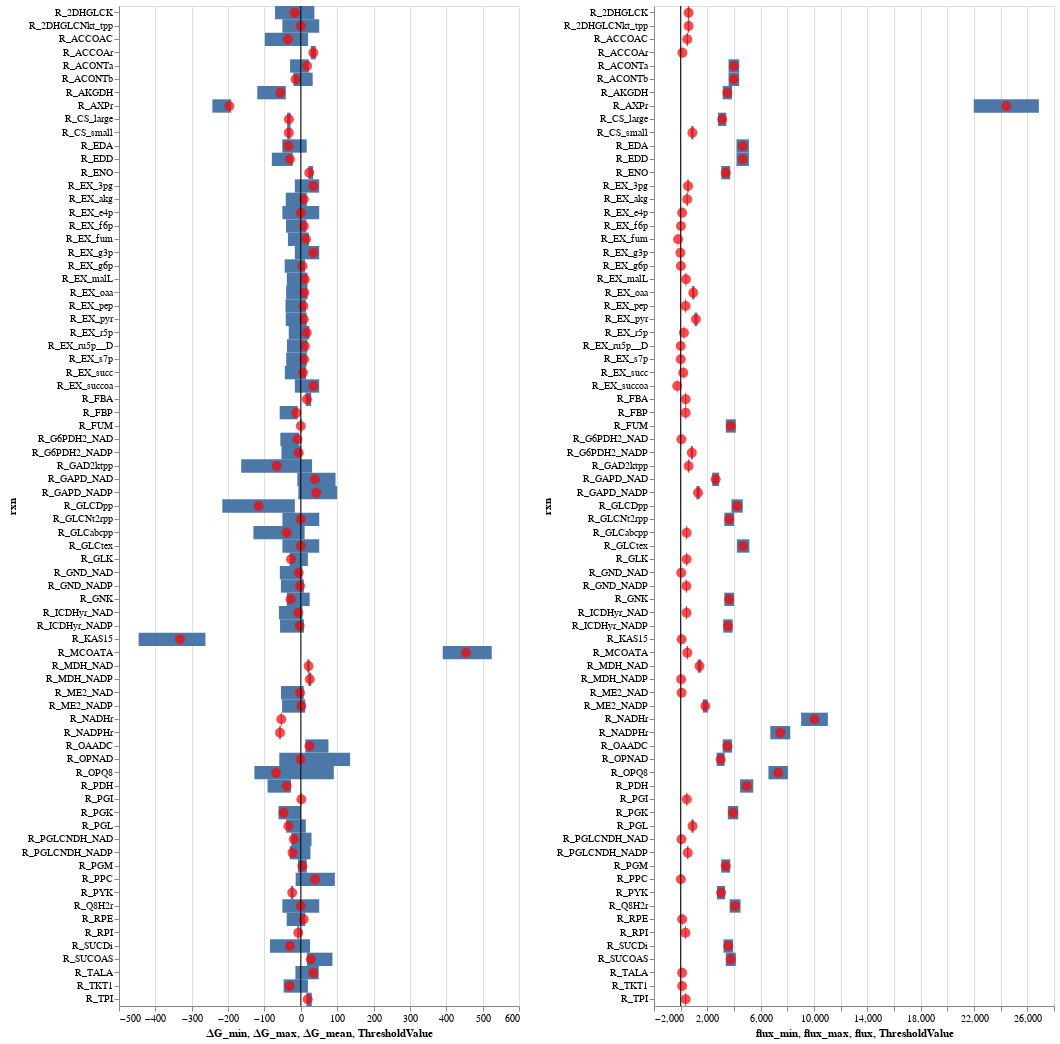

Notebook source saved alongside this figure:
### Code cell
flag, flux_df, dG_df = check_thermodynamic_feasibility(data_dict) 
dG_df['rxn'] = dG_df.index


flux_df['rxn'] = flux_df.index
flux_df['flux_min'] = flux_df['vref_mean (mmol/L/h)'] - flux_df['vref_std (mmol/L/h)']
flux_df['flux_max'] = flux_df['vref_mean (mmol/L/h)'] + flux_df['vref_std (mmol/L/h)']
flux_df['flux'] = flux_df['vref_mean (mmol/L/h)']

height=1000
width=400
plot_dG_and_flux(dG_df,  flux_df, height, width)

### Figure 1 — Vega-Lite specification as saved in the notebook (floating-point values rounded to 4 significant figures)
{"$schema": "https://vega.github.io/schema/vega-lite/v3.4.0.json", "config": {"mark": {"tooltip": null}, "view": {"height": 300, "width": 400}}, "datasets": {"data-026cce113e7c79705aaf8d9a3a0b2f9d": [{"flux": 450, "flux_max": 495, "flux_min": 405, "rxn": "R_GLCabcpp", "vref_mean (mmol/L/h)": 450, "vref_mean (mmol/L/h).1": 450, "vref_std (mmol/L/h)": 45, "vref_std (mmol/L/h).1": 45}, {"flux": 450, "flux_max": 495, "flux_min": 405, "rxn": "R_GLK", "vref_mean (mmol/L/h)": 450, "vref_mean (mmol/L/h).1": 450, "vref_std (mmol/L/h)": 45, "vref_std (mmol/L/h).1": 45}, {"flux": 3639, "flux_max": 4003.0, "flux_min": 3275.0, "rxn": "R_GLCNt2rpp", "vref_mean (mmol/L/h)": 3639, "vref_mean (mmol/L/h).1": 3639, "vref_std (mmol/L/h)": 363.9, "vref_std (mmol/L/h).1": 363.9}, {"flux": 3639, "flux_max": 4003.0, "flux_min": 3275.0, "rxn": "R_GNK", "vref_mean (mmol/L/h)": 3639, "vref_mean (mmol/L/h).1": 3639, "vref_std (mmol/L/h)": 363.9, "vref_std (mmol/L/h).1": 363.9}, {"flux": 595, "flux_max": 654.5, "flux_min": 535.5, "rxn": "R_2DHGLCNkt_tpp", "vref_mean (mmol/L/h)": 595, "vref_mean (mmol/L/h).1": 595, "vref_std (mmol/L/h)": 59.5, "vref_std (mmol/L/h).1": 59.5}, {"flux": 595, "flux_max": 654.5, "flux_min": 535.5, "rxn": "R_2DHGLCK", "vref_mean (mmol/L/h)": 595, "vref_mean (mmol/L/h).1": 595, "vref_std (mmol/L/h)": 59.5, "vref_std (mmol/L/h).1": 59.5}, {"flux": 61, "flux_max": 67.1, "flux_min": 54.9, "rxn": "R_PGLCNDH_NAD", "vref_mean (mmol/L/h)": 61, "vref_mean (mmol/L/h).1": 61, "vref_std (mmol/L/h)": 6.1, "vref_std (mmol/L/h).1": 6.1}, {"flux": 534, "flux_max": 587.4, "flux_min": 480.6, "rxn": "R_PGLCNDH_NADP", "vref_mean (mmol/L/h)": 534, "vref_mean (mmol/L/h).1": 534, "vref_std (mmol/L/h)": 53.4, "vref_std (mmol/L/h).1": 53.4}, {"flux": 4234, "flux_max": 4657.0, "flux_min": 3811.0, "rxn": "R_GLCDpp", "vref_mean (mmol/L/h)": 4234, "vref_mean (mmol/L/h).1": 4234, "vref_std (mmol/L/h)": 423.4, "vref_std (mmol/L/h).1": 423.4}, {"flux": 595, "flux_max": 654.5, "flux_min": 535.5, "rxn": "R_GAD2ktpp", "vref_mean (mmol/L/h)": 595, "vref_mean (mmol/L/h).1": 595, "vref_std (mmol/L/h)": 59.5, "vref_std (mmol/L/h).1": 59.5}, {"flux": 55, "flux_max": 60.5, "flux_min": 49.5, "rxn": "R_G6PDH2_NAD", "vref_mean (mmol/L/h)": 55, "vref_mean (mmol/L/h).1": 55, "vref_std (mmol/L/h)": 5.5, "vref_std (mmol/L/h).1": 5.5}, {"flux": 837, "flux_max": 920.7, "flux_min": 753.3, "rxn": "R_G6PDH2_NADP", "vref_mean (mmol/L/h)": 837, "vref_mean (mmol/L/h).1": 837, "vref_std (mmol/L/h)": 83.7, "vref_std (mmol/L/h).1": 83.7}, {"flux": 892, "flux_max": 981.2, "flux_min": 802.8, "rxn": "R_PGL", "vref_mean (mmol/L/h)": 892, "vref_mean (mmol/L/h).1": 892, "vref_std (mmol/L/h)": 89.2, "vref_std (mmol/L/h).1": 89.2}, {"flux": 41, "flux_max": 45.1, "flux_min": 36.9, "rxn": "R_GND_NAD", "vref_mean (mmol/L/h)": 41, "vref_mean (mmol/L/h).1": 41, "vref_std (mmol/L/h)": 4.1, "vref_std (mmol/L/h).1": 4.1}, {"flux": 432, "flux_max": 475.2, "flux_min": 388.8, "rxn": "R_GND_NADP", "vref_mean (mmol/L/h)": 432, "vref_mean (mmol/L/h).1": 432, "vref_std (mmol/L/h)": 43.2, "vref_std (mmol/L/h).1": 43.2}, {"flux": 357, "flux_max": 392.7, "flux_min": 321.3, "rxn": "R_RPI", "vref_mean (mmol/L/h)": 357, "vref_mean (mmol/L/h).1": 357, "vref_std (mmol/L/h)": 35.7, "vref_std (mmol/L/h).1": 35.7}, {"flux": 111, "flux_max": 122.1, "flux_min": 99.9, "rxn": "R_RPE", "vref_mean (mmol/L/h)": 111, "vref_mean (mmol/L/h).1": 111, "vref_std (mmol/L/h)": 11.1, "vref_std (mmol/L/h).1": 11.1}, {"flux": 111, "flux_max": 122.1, "flux_min": 99.9, "rxn": "R_TKT1", "vref_mean (mmol/L/h)": 111, "vref_mean (mmol/L/h).1": 111, "vref_std (mmol/L/h)": 11.1, "vref_std (mmol/L/h).1": 11.1}, {"flux": 107, "flux_max": 117.7, "flux_min": 96.3, "rxn": "R_TALA", "vref_mean (mmol/L/h)": 107, "vref_mean (mmol/L/h).1": 107, "vref_std (mmol/L/h)": 10.7, "vref_std (mmol/L/h).1": 10.7}, {"flux": 4653, "flux_max": 5118.0, "flux_min": 4188.0, "rxn": "R_EDD", "vref_mean (mmol/L/h)": 4653, "vref_mean (mmol/L/h).1": 4653, "vref_std (mmol/L/h)": 465.3, "vref_std (mmol/L/h).1": 465.3}, {"flux": 4653, "flux_max": 5118.0, "flux_min": 4188.0, "rxn": "R_EDA", "vref_mean (mmol/L/h)": 4653, "vref_mean (mmol/L/h).1": 4653, "vref_std (mmol/L/h)": 465.3, "vref_std (mmol/L/h).1": 465.3}, {"flux": 460, "flux_max": 506, "flux_min": 414, "rxn": "R_PGI", "vref_mean (mmol/L/h)": 460, "vref_mean (mmol/L/h).1": 460, "vref_std (mmol/L/h)": 46, "vref_std (mmol/L/h).1": 46}, {"flux": 374, "flux_max": 411.4, "flux_min": 336.6, "rxn": "R_FBP", "vref_mean (mmol/L/h)": 374, "vref_mean (mmol/L/h).1": 374, "vref_std (mmol/L/h)": 37.4, "vref_std (mmol/L/h).1": 37.4}, {"flux": 374, "flux_max": 411.4, "flux_min": 336.6, "rxn": "R_FBA", "vref_mean (mmol/L/h)": 374, "vref_mean (mmol/L/h).1": 374, "vref_std (mmol/L/h)": 37.4, "vref_std (mmol/L/h).1": 37.4}, {"flux": 374, "flux_max": 411.4, "flux_min": 336.6, "rxn": "R_TPI", "vref_mean (mmol/L/h)": 374, "vref_mean (mmol/L/h).1": 374, "vref_std (mmol/L/h)": 37.4, "vref_std (mmol/L/h).1": 37.4}, {"flux": 2625, "flux_max": 2888.0, "flux_min": 2362.0, "rxn": "R_GAPD_NAD", "vref_mean (mmol/L/h)": 2625, "vref_mean (mmol/L/h).1": 2625, "vref_std (mmol/L/h)": 262.5, "vref_std (mmol/L/h).1": 262.5}, {"flux": 1304, "flux_max": 1434.0, "flux_min": 1174.0, "rxn": "R_GAPD_NADP", "vref_mean (mmol/L/h)": 1304, "vref_mean (mmol/L/h).1": 1304, "vref_std (mmol/L/h)": 130.4, "vref_std (mmol/L/h).1": 130.4}, {"flux": 3929, "flux_max": 4322.0, "flux_min": 3536.0, "rxn": "R_PGK", "vref_mean (mmol/L/h)": 3929, "vref_mean (mmol/L/h).1": 3929, "vref_std (mmol/L/h)": 392.9, "vref_std (mmol/L/h).1": 392.9}, {"flux": 3379, "flux_max": 3717.0, "flux_min": 3041.0, "rxn": "R_PGM", "vref_mean (mmol/L/h)": 3379, "vref_mean (mmol/L/h).1": 3379, "vref_std (mmol/L/h)": 337.9, "vref_std (mmol/L/h).1": 337.9}, {"flux": 3379, "flux_max": 3717.0, "flux_min": 3041.0, "rxn": "R_ENO", "vref_mean (mmol/L/h)": 3379, "vref_mean (mmol/L/h).1": 3379, "vref_std (mmol/L/h)": 337.9, "vref_std (mmol/L/h).1": 337.9}, {"flux": 3029, "flux_max": 3332.0, "flux_min": 2726.0, "rxn": "R_PYK", "vref_mean (mmol/L/h)": 3029, "vref_mean (mmol/L/h).1": 3029, "vref_std (mmol/L/h)": 302.9, "vref_std (mmol/L/h).1": 302.9}, {"flux": 4951, "flux_max": 5446.0, "flux_min": 4456.0, "rxn": "R_PDH", "vref_mean (mmol/L/h)": 4951, "vref_mean (mmol/L/h).1": 4951, "vref_std (mmol/L/h)": 495.1, "vref_std (mmol/L/h).1": 495.1}, {"flux": 3502, "flux_max": 3852.0, "flux_min": 3152.0, "rxn": "R_OAADC", "vref_mean (mmol/L/h)": 3502, "vref_mean (mmol/L/h).1": 3502, "vref_std (mmol/L/h)": 350.2, "vref_std (mmol/L/h).1": 350.2}, {"flux": 15, "flux_max": 16.5, "flux_min": 13.5, "rxn": "R_PPC", "vref_mean (mmol/L/h)": 15, "vref_mean (mmol/L/h).1": 15, "vref_std (mmol/L/h)": 1.5, "vref_std (mmol/L/h).1": 1.5}, {"flux": 1848, "flux_max": 2033.0, "flux_min": 1663.0, "rxn": "R_ME2_NADP", "vref_mean (mmol/L/h)": 1848, "vref_mean (mmol/L/h).1": 1848, "vref_std (mmol/L/h)": 184.8, "vref_std (mmol/L/h).1": 184.8}, {"flux": 67, "flux_max": 73.7, "flux_min": 60.3, "rxn": "R_ME2_NAD", "vref_mean (mmol/L/h)": 67, "vref_mean (mmol/L/h).1": 67, "vref_std (mmol/L/h)": 6.7, "vref_std (mmol/L/h).1": 6.7}, {"flux": 1413, "flux_max": 1554.0, "flux_min": 1272.0, "rxn": "R_MDH_NAD", "vref_mean (mmol/L/h)": 1413, "vref_mean (mmol/L/h).1": 1413, "vref_std (mmol/L/h)": 141.3, "vref_std (mmol/L/h).1": 141.3}, {"flux": 36, "flux_max": 39.6, "flux_min": 32.4, "rxn": "R_MDH_NADP", "vref_mean (mmol/L/h)": 36, "vref_mean (mmol/L/h).1": 36, "vref_std (mmol/L/h)": 3.6, "vref_std (mmol/L/h).1": 3.6}, {"flux": 3761, "flux_max": 4137.0, "flux_min": 3385.0, "rxn": "R_FUM", "vref_mean (mmol/L/h)": 3761, "vref_mean (mmol/L/h).1": 3761, "vref_std (mmol/L/h)": 376.1, "vref_std (mmol/L/h).1": 376.1}, {"flux": 3568, "flux_max": 3925.0, "flux_min": 3211.0, "rxn": "R_SUCDi", "vref_mean (mmol/L/h)": 3568, "vref_mean (mmol/L/h).1": 3568, "vref_std (mmol/L/h)": 356.8, "vref_std (mmol/L/h).1": 356.8}, {"flux": 3761, "flux_max": 4137.0, "flux_min": 3385.0, "rxn": "R_SUCOAS", "vref_mean (mmol/L/h)": 3761, "vref_mean (mmol/L/h).1": 3761, "vref_std (mmol/L/h)": 376.1, "vref_std (mmol/L/h).1": 376.1}, {"flux": 3501, "flux_max": 3849.0, "flux_min": 3153.0, "rxn": "R_AKGDH", "vref_mean (mmol/L/h)": 3501, "vref_mean (mmol/L/h).1": 3501, "vref_std (mmol/L/h)": 347.8, "vref_std (mmol/L/h).1": 347.8}, {"flux": 3547, "flux_max": 3902.0, "flux_min": 3192.0, "rxn": "R_ICDHyr_NADP", "vref_mean (mmol/L/h)": 3547, "vref_mean (mmol/L/h).1": 3547, "vref_std (mmol/L/h)": 354.7, "vref_std (mmol/L/h).1": 354.7}, {"flux": 443, "flux_max": 487.3, "flux_min": 398.7, "rxn": "R_ICDHyr_NAD", "vref_mean (mmol/L/h)": 443, "vref_mean (mmol/L/h).1": 443, "vref_std (mmol/L/h)": 44.3, "vref_std (mmol/L/h).1": 44.3}, {"flux": 3990, "flux_max": 4389, "flux_min": 3591, "rxn": "R_ACONTa", "vref_mean (mmol/L/h)": 3990, "vref_mean (mmol/L/h).1": 3990, "vref_std (mmol/L/h)": 399, "vref_std (mmol/L/h).1": 399}, {"flux": 3990, "flux_max": 4389, "flux_min": 3591, "rxn": "R_ACONTb", "vref_mean (mmol/L/h)": 3990, "vref_mean (mmol/L/h).1": 3990, "vref_std (mmol/L/h)": 399, "vref_std (mmol/L/h).1": 399}, {"flux": 3112, "flux_max": 3423.0, "flux_min": 2801.0, "rxn": "R_CS_large", "vref_mean (mmol/L/h)": 3112, "vref_mean (mmol/L/h).1": 3112, "vref_std (mmol/L/h)": 311.2, "vref_std (mmol/L/h).1": 311.2}, {"flux": 878, "flux_max": 965.8, "flux_min": 790.2, "rxn": "R_CS_small", "vref_mean (mmol/L/h)": 878, "vref_mean (mmol/L/h).1": 878, "vref_std (mmol/L/h)": 87.8, "vref_std (mmol/L/h).1": 87.8}, {"flux": 498, "flux_max": 547.8, "flux_min": 448.2, "rxn": "R_ACCOAC", "vref_mean (mmol/L/h)": 498, "vref_mean (mmol/L/h).1": 498, "vref_std (mmol/L/h)": 49.8, "vref_std (mmol/L/h).1": 49.8}, {"flux": 73, "flux_max": 80.3, "flux_min": 65.7, "rxn": "R_KAS15", "vref_mean (mmol/L/h)": 73, "vref_mean (mmol/L/h).1": 73, "vref_std (mmol/L/h)": 7.3, "vref_std (mmol/L/h).1": 7.3}, {"flux": 498, "flux_max": 547.8, "flux_min": 448.2, "rxn": "R_MCOATA", "vref_mean (mmol/L/h)": 498, "vref_mean (mmol/L/h).1": 498, "vref_std (mmol/L/h)": 49.8, "vref_std (mmol/L/h).1": 49.8}, {"flux": 2998, "flux_max": 3298.0, "flux_min": 2698.0, "rxn": "R_OPNAD", "vref_mean (mmol/L/h)": 2998, "vref_mean (mmol/L/h).1": 2998, "vref_std (mmol/L/h)": 299.8, "vref_std (mmol/L/h).1": 299.8}, {"flux": 7315, "flux_max": 8046.0, "flux_min": 6584.0, "rxn": "R_OPQ8", "vref_mean (mmol/L/h)": 7315, "vref_mean (mmol/L/h).1": 7315, "vref_std (mmol/L/h)": 731.5, "vref_std (mmol/L/h).1": 731.5}, {"flux": 24420.0, "flux_max": 26870.0, "flux_min": 21980.0, "rxn": "R_AXPr", "vref_mean (mmol/L/h)": 24420.0, "vref_mean (mmol/L/h).1": 24420.0, "vref_std (mmol/L/h)": 2442.0, "vref_std (mmol/L/h).1": 2442.0}, {"flux": 10037, "flux_max": 11040.0, "flux_min": 9033.0, "rxn": "R_NADHr", "vref_mean (mmol/L/h)": 10037, "vref_mean (mmol/L/h).1": 10037, "vref_std (mmol/L/h)": 1004.0, "vref_std (mmol/L/h).1": 1004.0}, {"flux": 7470, "flux_max": 8217, "flux_min": 6723, "rxn": "R_NADPHr", "vref_mean (mmol/L/h)": 7470, "vref_mean (mmol/L/h).1": 7470, "vref_std (mmol/L/h)": 747, "vref_std (mmol/L/h).1": 747}, {"flux": 130, "flux_max": 143, "flux_min": 117, "rxn": "R_ACCOAr", "vref_mean (mmol/L/h)": 130, "vref_mean (mmol/L/h).1": 130, "vref_std (mmol/L/h)": 13, "vref_std (mmol/L/h).1": 13}, {"flux": 4080, "flux_max": 4488, "flux_min": 3672, "rxn": "R_Q8H2r", "vref_mean (mmol/L/h)": 4080, "vref_mean (mmol/L/h).1": 4080, "vref_std (mmol/L/h)": 408, "vref_std (mmol/L/h).1": 408}, {"flux": 4684, "flux_max": 5152.0, "flux_min": 4216.0, "rxn": "R_GLCtex", "vref_mean (mmol/L/h)": 4684, "vref_mean (mmol/L/h).1": 4684, "vref_std (mmol/L/h)": 468.4, "vref_std (mmol/L/h).1": 468.4}, {"flux": 1144, "flux_max": 1258.0, "flux_min": 1030.0, "rxn": "R_EX_pyr", "vref_mean (mmol/L/h)": 1144, "vref_mean (mmol/L/h).1": 1144, "vref_std (mmol/L/h)": 114.4, "vref_std (mmol/L/h).1": 114.4}, {"flux": 365, "flux_max": 401.5, "flux_min": 328.5, "rxn": "R_EX_pep", "vref_mean (mmol/L/h)": 365, "vref_mean (mmol/L/h).1": 365, "vref_std (mmol/L/h)": 36.5, "vref_std (mmol/L/h).1": 36.5}, {"flux": 18, "flux_max": 19.8, "flux_min": 16.2, "rxn": "R_EX_g6p", "vref_mean (mmol/L/h)": 18, "vref_mean (mmol/L/h).1": 18, "vref_std (mmol/L/h)": 1.8, "vref_std (mmol/L/h).1": 1.8}, {"flux": 246, "flux_max": 270.6, "flux_min": 221.4, "rxn": "R_EX_r5p", "vref_mean (mmol/L/h)": 246, "vref_mean (mmol/L/h).1": 246, "vref_std (mmol/L/h)": 24.6, "vref_std (mmol/L/h).1": 24.6}, {"flux": -20, "flux_max": -22, "flux_min": -18, "rxn": "R_EX_g3p", "vref_mean (mmol/L/h)": -20, "vref_mean (mmol/L/h).1": -20, "vref_std (mmol/L/h)": -2, "vref_std (mmol/L/h).1": -2}, {"flux": 107, "flux_max": 117.7, "flux_min": 96.3, "rxn": "R_EX_e4p", "vref_mean (mmol/L/h)": 107, "vref_mean (mmol/L/h).1": 107, "vref_std (mmol/L/h)": 10.7, "vref_std (mmol/L/h).1": 10.7}, {"flux": 21, "flux_max": 23.1, "flux_min": 18.9, "rxn": "R_EX_f6p", "vref_mean (mmol/L/h)": 21, "vref_mean (mmol/L/h).1": 21, "vref_std (mmol/L/h)": 2.1, "vref_std (mmol/L/h).1": 2.1}, {"flux": 550, "flux_max": 605, "flux_min": 495, "rxn": "R_EX_3pg", "vref_mean (mmol/L/h)": 550, "vref_mean (mmol/L/h).1": 550, "vref_std (mmol/L/h)": 55, "vref_std (mmol/L/h).1": 55}, {"flux": 946, "flux_max": 1041.0, "flux_min": 851.4, "rxn": "R_EX_oaa", "vref_mean (mmol/L/h)": 946, "vref_mean (mmol/L/h).1": 946, "vref_std (mmol/L/h)": 94.6, "vref_std (mmol/L/h).1": 94.6}, {"flux": 397, "flux_max": 436.7, "flux_min": 357.3, "rxn": "R_EX_malL", "vref_mean (mmol/L/h)": 397, "vref_mean (mmol/L/h).1": 397, "vref_std (mmol/L/h)": 39.7, "vref_std (mmol/L/h).1": 39.7}, {"flux": 489, "flux_max": 537.9, "flux_min": 440.1, "rxn": "R_EX_akg", "vref_mean (mmol/L/h)": 489, "vref_mean (mmol/L/h).1": 489, "vref_std (mmol/L/h)": 48.9, "vref_std (mmol/L/h).1": 48.9}, {"flux": 193, "flux_max": 212.3, "flux_min": 173.7, "rxn": "R_EX_succ", "vref_mean (mmol/L/h)": 193, "vref_mean (mmol/L/h).1": 193, "vref_std (mmol/L/h)": 19.3, "vref_std (mmol/L/h).1": 19.3}, {"flux": 5, "flux_max": 5.5, "flux_min": 4.5, "rxn": "R_EX_ru5p__D", "vref_mean (mmol/L/h)": 5, "vref_mean (mmol/L/h).1": 5, "vref_std (mmol/L/h)": 0.5, "vref_std (mmol/L/h).1": 0.5}, {"flux": -193, "flux_max": -212.3, "flux_min": -173.7, "rxn": "R_EX_fum", "vref_mean (mmol/L/h)": -193, "vref_mean (mmol/L/h).1": -193, "vref_std (mmol/L/h)": -19.3, "vref_std (mmol/L/h).1": -19.3}, {"flux": 4, "flux_max": 4.4, "flux_min": 3.6, "rxn": "R_EX_s7p", "vref_mean (mmol/L/h)": 4, "vref_mean (mmol/L/h).1": 4, "vref_std (mmol/L/h)": 0.4, "vref_std (mmol/L/h).1": 0.4}, {"flux": -260, "flux_max": -286, "flux_min": -234, "rxn": "R_EX_succoa", "vref_mean (mmol/L/h)": -260, "vref_mean (mmol/L/h).1": -260, "vref_std (mmol/L/h)": -26, "vref_std (mmol/L/h).1": -26}], "data-d7255ad842f014c46f35befde053a015": [{"Threshold": "hazardous", "ThresholdValue": 0}], "data-e2d4e4510c87e6e89039b7aa12630c4c": [{"rxn": "R_GLCabcpp", "∆G_max": 10.53, "∆G_mean": -39.0, "∆G_min": -130.4}, {"rxn": "R_GLK", "∆G_max": 19.41, "∆G_mean": -27.04, "∆G_min": -30.93}, {"rxn": "R_GLCNt2rpp", "∆G_max": 50.64, "∆G_mean": 0, "∆G_min": -50.64}, {"rxn": "R_GNK", "∆G_max": 24.34, "∆G_mean": -28.32, "∆G_min": -38.65}, {"rxn": "R_2DHGLCNkt_tpp", "∆G_max": 50.64, "∆G_mean": 0, "∆G_min": -50.64}, {"rxn": "R_2DHGLCK", "∆G_max": 37.27, "∆G_mean": -16.98, "∆G_min": -70.88}, {"rxn": "R_PGLCNDH_NAD", "∆G_max": 29.45, "∆G_mean": -19.29, "∆G_min": -26.11}, {"rxn": "R_PGLCNDH_NADP", "∆G_max": 26.53, "∆G_mean": -22.88, "∆G_min": -30.37}, {"rxn": "R_GLCDpp", "∆G_max": -16.32, "∆G_mean": -116.1, "∆G_min": -215.9}, {"rxn": "R_GAD2ktpp", "∆G_max": 30.98, "∆G_mean": -66.5, "∆G_min": -164.0}, {"rxn": "R_G6PDH2_NAD", "∆G_max": -4.187, "∆G_mean": -9.168, "∆G_min": -56.29}, {"rxn": "R_G6PDH2_NADP", "∆G_max": -0.06283, "∆G_mean": -5.588, "∆G_min": -53.26}, {"rxn": "R_PGL", "∆G_max": 13.77, "∆G_mean": -34.18, "∆G_min": -40.15}, {"rxn": "R_GND_NAD", "∆G_max": 4.036, "∆G_mean": -5.824, "∆G_min": -57.68}, {"rxn": "R_GND_NADP", "∆G_max": 8.251, "∆G_mean": -2.234, "∆G_min": -54.72}, {"rxn": "R_RPI", "∆G_max": -4.382, "∆G_mean": -6.928, "∆G_min": -9.531}, {"rxn": "R_RPE", "∆G_max": 12.37, "∆G_mean": 7.823, "∆G_min": -38.86}, {"rxn": "R_TKT1", "∆G_max": 19.51, "∆G_mean": -31.02, "∆G_min": -47.3}, {"rxn": "R_TALA", "∆G_max": 49.18, "∆G_mean": 34.24, "∆G_min": -14.84}, {"rxn": "R_EDD", "∆G_max": -22.04, "∆G_mean": -29.87, "∆G_min": -79.68}, {"rxn": "R_EDA", "∆G_max": 16.23, "∆G_mean": -34.34, "∆G_min": -51.07}, {"rxn": "R_PGI", "∆G_max": 2.48, "∆G_mean": 1.374, "∆G_min": 0.2841}, {"rxn": "R_FBP", "∆G_max": -8.737, "∆G_mean": -12.33, "∆G_min": -58.13}, {"rxn": "R_FBA", "∆G_max": 28.47, "∆G_mean": 16.73, "∆G_min": 13.15}, {"rxn": "R_TPI", "∆G_max": 30.23, "∆G_mean": 18.83, "∆G_min": 15.3}, {"rxn": "R_GAPD_NAD", "∆G_max": 95.44, "∆G_mean": 38.86, "∆G_min": -9.641}, {"rxn": "R_GAPD_NADP", "∆G_max": 99.88, "∆G_mean": 42.45, "∆G_min": -6.898}, {"rxn": "R_PGK", "∆G_max": 0.2409, "∆G_mean": -47.47, "∆G_min": -61.36}, {"rxn": "R_PGM", "∆G_max": 16.38, "∆G_mean": 4.23, "∆G_min": -7.92}, {"rxn": "R_ENO", "∆G_max": 33.71, "∆G_mean": 23.12, "∆G_min": 20.51}, {"rxn": "R_PYK", "∆G_max": -20.62, "∆G_mean": -23.72, "∆G_min": -27.46}, {"rxn": "R_PDH", "∆G_max": -27.23, "∆G_mean": -38.72, "∆G_min": -91.48}, {"rxn": "R_OAADC", "∆G_max": 75.96, "∆G_mean": 23.48, "∆G_min": 12.56}, {"rxn": "R_PPC", "∆G_max": 93.57, "∆G_mean": 39.23, "∆G_min": -14.16}, {"rxn": "R_ME2_NADP", "∆G_max": 12.09, "∆G_mean": 1.436, "∆G_min": -51.51}, {"rxn": "R_ME2_NAD", "∆G_max": 7.857, "∆G_mean": -2.154, "∆G_min": -54.45}, {"rxn": "R_MDH_NAD", "∆G_max": 24.27, "∆G_mean": 21.34, "∆G_min": 17.67}, {"rxn": "R_MDH_NADP", "∆G_max": 28.74, "∆G_mean": 24.93, "∆G_min": 20.38}, {"rxn": "R_FUM", "∆G_max": 2.372, "∆G_mean": -0.1382, "∆G_min": -2.353}, {"rxn": "R_SUCDi", "∆G_max": 25.46, "∆G_mean": -29.78, "∆G_min": -84.84}, {"rxn": "R_SUCOAS", "∆G_max": 86.92, "∆G_mean": 27.46, "∆G_min": 16.65}, {"rxn": "R_AKGDH", "∆G_max": -41.35, "∆G_mean": -56.04, "∆G_min": -119.8}, {"rxn": "R_ICDHyr_NADP", "∆G_max": 8.574, "∆G_mean": -3.281, "∆G_min": -57.11}, {"rxn": "R_ICDHyr_NAD", "∆G_max": 4.38, "∆G_mean": -6.872, "∆G_min": -60.09}, {"rxn": "R_ACONTa", "∆G_max": 22.3, "∆G_mean": 17.37, "∆G_min": -29.52}, {"rxn": "R_ACONTb", "∆G_max": 32.62, "∆G_mean": -14.63, "∆G_min": -20.39}, {"rxn": "R_CS_large", "∆G_max": -28.1, "∆G_mean": -32.94, "∆G_min": -37.58}, {"rxn": "R_CS_small", "∆G_max": -28.1, "∆G_mean": -32.94, "∆G_min": -37.58}, {"rxn": "R_ACCOAC", "∆G_max": 20.01, "∆G_mean": -35.62, "∆G_min": -98.9}, {"rxn": "R_KAS15", "∆G_max": -262.3, "∆G_mean": -332.7, "∆G_min": -445.9}, {"rxn": "R_MCOATA", "∆G_max": 525.0, "∆G_mean": 453.9, "∆G_min": 390.3}, {"rxn": "R_OPNAD", "∆G_max": 135.6, "∆G_mean": -0.9792, "∆G_min": -59.15}, {"rxn": "R_OPQ8", "∆G_max": 90.74, "∆G_mean": -68.25, "∆G_min": -127.7}, {"rxn": "R_AXPr", "∆G_max": -191.6, "∆G_mean": -196.5, "∆G_min": -243.2}, {"rxn": "R_NADHr", "∆G_max": -52.21, "∆G_mean": -53.69, "∆G_min": -55.21}, {"rxn": "R_NADPHr", "∆G_max": -55.1, "∆G_mean": -57.28, "∆G_min": -59.51}, {"rxn": "R_ACCOAr", "∆G_max": 41.24, "∆G_mean": 34.56, "∆G_min": 27.37}, {"rxn": "R_Q8H2r", "∆G_max": 50.64, "∆G_mean": 0, "∆G_min": -50.64}, {"rxn": "R_GLCtex", "∆G_max": 50.64, "∆G_mean": 0, "∆G_min": -50.64}, {"rxn": "R_EX_pyr", "∆G_max": 16.03, "∆G_mean": 8.248, "∆G_min": -41.42}, {"rxn": "R_EX_pep", "∆G_max": 14.01, "∆G_mean": 6.998, "∆G_min": -42.18}, {"rxn": "R_EX_g6p", "∆G_max": 11.4, "∆G_mean": 4.587, "∆G_min": -44.43}, {"rxn": "R_EX_r5p", "∆G_max": 23.56, "∆G_mean": 16.2, "∆G_min": -33.23}, {"rxn": "R_EX_g3p", "∆G_max": 50.64, "∆G_mean": 34.2, "∆G_min": -16.41}, {"rxn": "R_EX_e4p", "∆G_max": 50.64, "∆G_mean": 0, "∆G_min": -50.64}, {"rxn": "R_EX_f6p", "∆G_max": 15.43, "∆G_mean": 8.481, "∆G_min": -40.65}, {"rxn": "R_EX_3pg", "∆G_max": 50.64, "∆G_mean": 34.2, "∆G_min": -16.41}, {"rxn": "R_EX_oaa", "∆G_max": 18.37, "∆G_mean": 9.556, "∆G_min": -40.49}, {"rxn": "R_EX_malL", "∆G_max": 18.47, "∆G_mean": 10.97, "∆G_min": -38.54}, {"rxn": "R_EX_akg", "∆G_max": 16.51, "∆G_mean": 8.347, "∆G_min": -41.48}, {"rxn": "R_EX_succ", "∆G_max": 14.34, "∆G_mean": 5.997, "∆G_min": -43.9}, {"rxn": "R_EX_ru5p__D", "∆G_max": 18.38, "∆G_mean": 11.19, "∆G_min": -38.13}, {"rxn": "R_EX_fum", "∆G_max": 22.35, "∆G_mean": 14.27, "∆G_min": -35.52}, {"rxn": "R_EX_s7p", "∆G_max": 16.26, "∆G_mean": 9.131, "∆G_min": -40.14}, {"rxn": "R_EX_succoa", "∆G_max": 50.64, "∆G_mean": 34.2, "∆G_min": -16.41}]}, "hconcat": [{"data": {"name": "data-e2d4e4510c87e6e89039b7aa12630c4c"}, "layer": [{"encoding": {"x": {"field": "∆G_min", "type": "quantitative"}, "x2": {"field": "∆G_max"}, "y": {"field": "rxn", "type": "nominal"}}, "height": 1000, "mark": "rect", "width": 400}, {"encoding": {"tooltip": [{"field": "rxn", "type": "nominal"}, {"field": "∆G_min", "type": "quantitative"}, {"field": "∆G_mean", "type": "quantitative"}, {"field": "∆G_max", "type": "quantitative"}], "x": {"field": "∆G_mean", "type": "quantitative"}, "y": {"field": "rxn", "type": "nominal"}}, "mark": {"color": "red", "filled": true, "size": 100, "type": "point"}, "selection": {"selector003": {"bind": "scales", "encodings": ["x", "y"], "type": "interval"}}}, {"data": {"name": "data-d7255ad842f014c46f35befde053a015"}, "encoding": {"x": {"field": "ThresholdValue", "type": "quantitative"}}, "mark": "rule"}]}, {"data": {"name": "data-026cce113e7c79705aaf8d9a3a0b2f9d"}, "layer": [{"encoding": {"x": {"field": "flux_min", "type": "quantitative"}, "x2": {"field": "flux_max"}, "y": {"field": "rxn", "type": "nominal"}}, "height": 1000, "mark": "rect", "width": 400}, {"encoding": {"tooltip": [{"field": "rxn", "type": "nominal"}, {"field": "flux", "type": "quantitative"}], "x": {"field": "flux", "type": "quantitative"}, "y": {"field": "rxn", "type": "nominal"}}, "mark": {"color": "red", "filled": true, "size": 100, "type": "point"}, "selection": {"selector004": {"bind": "scales", "encodings": ["x", "y"], "type": "interval"}}}, {"data": {"name": "data-d7255ad842f014c46f35befde053a015"}, "encoding": {"x": {"field": "ThresholdValue", "type": "quantitative"}}, "mark": "rule"}]}]}
